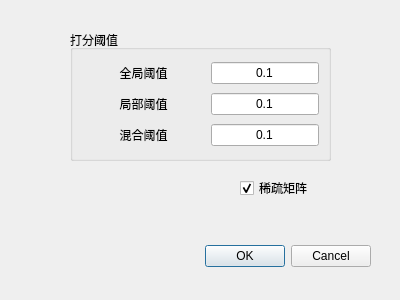
<?xml version="1.0" encoding="UTF-8"?>
<ui version="4.0">
 <class>Dialog</class>
 <widget class="QDialog" name="Dialog">
  <property name="geometry">
   <rect>
    <x>0</x>
    <y>0</y>
    <width>400</width>
    <height>300</height>
   </rect>
  </property>
  <property name="windowTitle">
   <string>Dialog</string>
  </property>
  <widget class="QDialogButtonBox" name="buttonBox">
   <property name="geometry">
    <rect>
     <x>30</x>
     <y>240</y>
     <width>341</width>
     <height>32</height>
    </rect>
   </property>
   <property name="orientation">
    <enum>Qt::Horizontal</enum>
   </property>
   <property name="standardButtons">
    <set>QDialogButtonBox::Cancel|QDialogButtonBox::Ok</set>
   </property>
  </widget>
  <widget class="QGroupBox" name="groupScoreThr">
   <property name="geometry">
    <rect>
     <x>70</x>
     <y>30</y>
     <width>261</width>
     <height>131</height>
    </rect>
   </property>
   <property name="title">
    <string>打分阈值</string>
   </property>
   <layout class="QGridLayout" name="gridLayout">
    <item row="0" column="0">
     <widget class="QLabel" name="label">
      <property name="text">
       <string>全局阈值</string>
      </property>
      <property name="alignment">
       <set>Qt::AlignCenter</set>
      </property>
     </widget>
    </item>
    <item row="0" column="1">
     <widget class="QLineEdit" name="edtGlobalThr">
      <property name="sizePolicy">
       <sizepolicy hsizetype="Fixed" vsizetype="Fixed">
        <horstretch>0</horstretch>
        <verstretch>0</verstretch>
       </sizepolicy>
      </property>
      <property name="inputMask">
       <string/>
      </property>
      <property name="text">
       <string>0.1</string>
      </property>
      <property name="alignment">
       <set>Qt::AlignCenter</set>
      </property>
     </widget>
    </item>
    <item row="1" column="0">
     <widget class="QLabel" name="label_3">
      <property name="text">
       <string>局部阈值</string>
      </property>
      <property name="alignment">
       <set>Qt::AlignCenter</set>
      </property>
     </widget>
    </item>
    <item row="1" column="1">
     <widget class="QLineEdit" name="edtLocalThr">
      <property name="sizePolicy">
       <sizepolicy hsizetype="Fixed" vsizetype="Fixed">
        <horstretch>0</horstretch>
        <verstretch>0</verstretch>
       </sizepolicy>
      </property>
      <property name="text">
       <string>0.1</string>
      </property>
      <property name="alignment">
       <set>Qt::AlignCenter</set>
      </property>
     </widget>
    </item>
    <item row="2" column="0">
     <widget class="QLabel" name="label_2">
      <property name="text">
       <string>混合阈值</string>
      </property>
      <property name="alignment">
       <set>Qt::AlignCenter</set>
      </property>
     </widget>
    </item>
    <item row="2" column="1">
     <widget class="QLineEdit" name="edtHybridThr">
      <property name="sizePolicy">
       <sizepolicy hsizetype="Fixed" vsizetype="Fixed">
        <horstretch>0</horstretch>
        <verstretch>0</verstretch>
       </sizepolicy>
      </property>
      <property name="text">
       <string>0.1</string>
      </property>
      <property name="alignment">
       <set>Qt::AlignCenter</set>
      </property>
     </widget>
    </item>
   </layout>
  </widget>
  <widget class="QCheckBox" name="chSparse">
   <property name="geometry">
    <rect>
     <x>240</x>
     <y>180</y>
     <width>71</width>
     <height>16</height>
    </rect>
   </property>
   <property name="text">
    <string>稀疏矩阵</string>
   </property>
   <property name="checked">
    <bool>true</bool>
   </property>
  </widget>
 </widget>
 <resources/>
 <connections>
  <connection>
   <sender>buttonBox</sender>
   <signal>accepted()</signal>
   <receiver>Dialog</receiver>
   <slot>accept()</slot>
   <hints>
    <hint type="sourcelabel">
     <x>248</x>
     <y>254</y>
    </hint>
    <hint type="destinationlabel">
     <x>157</x>
     <y>274</y>
    </hint>
   </hints>
  </connection>
  <connection>
   <sender>buttonBox</sender>
   <signal>rejected()</signal>
   <receiver>Dialog</receiver>
   <slot>reject()</slot>
   <hints>
    <hint type="sourcelabel">
     <x>316</x>
     <y>260</y>
    </hint>
    <hint type="destinationlabel">
     <x>286</x>
     <y>274</y>
    </hint>
   </hints>
  </connection>
 </connections>
</ui>
